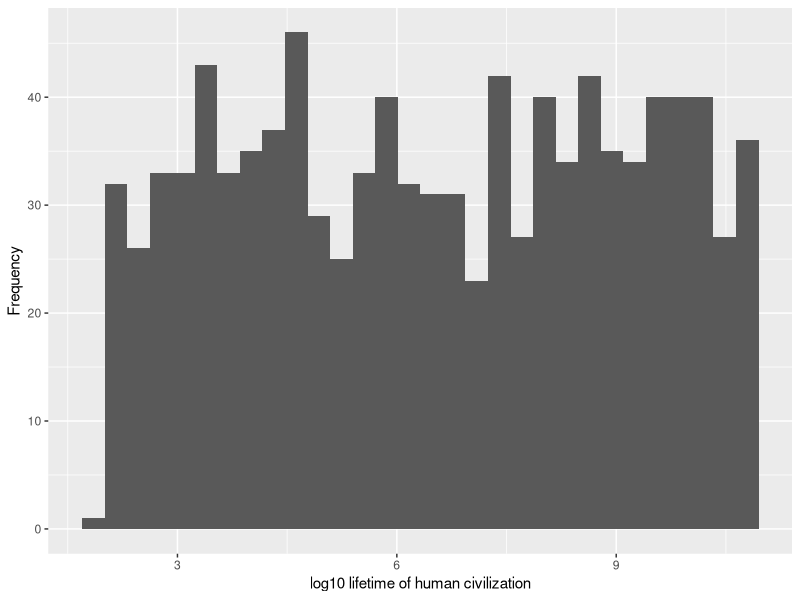
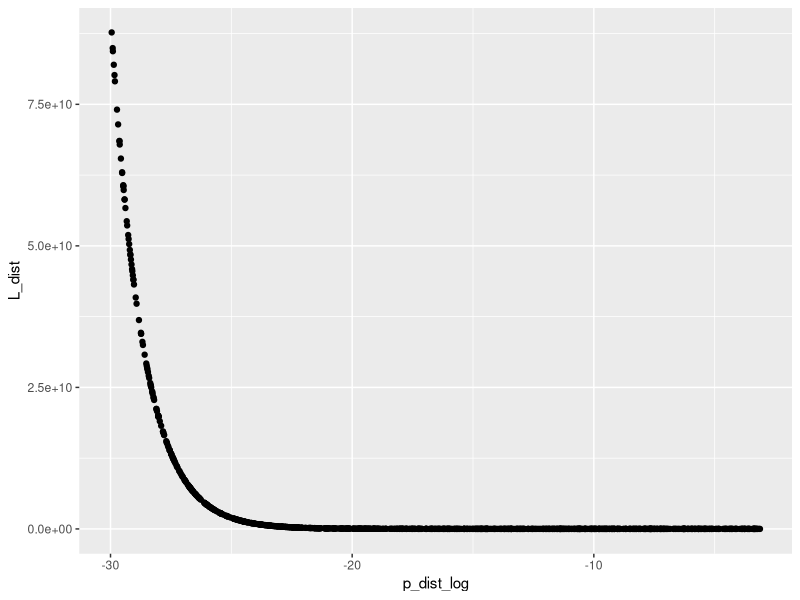
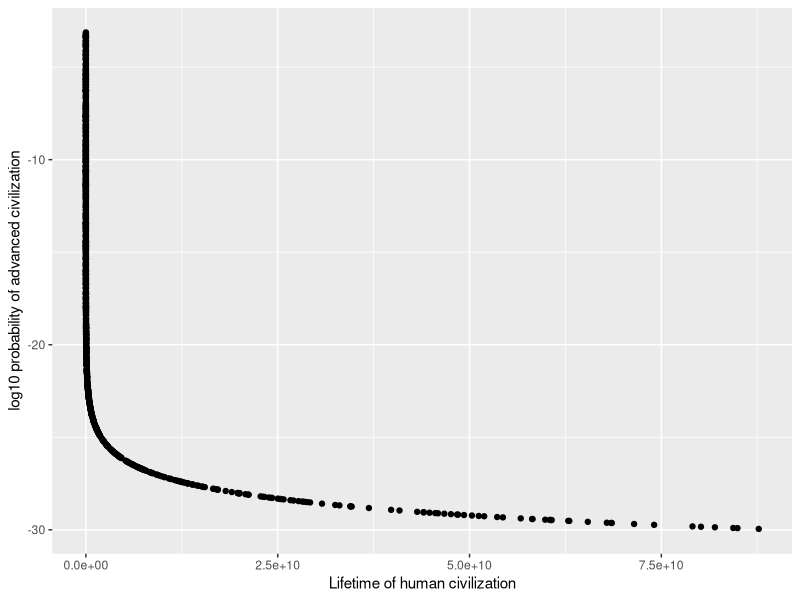
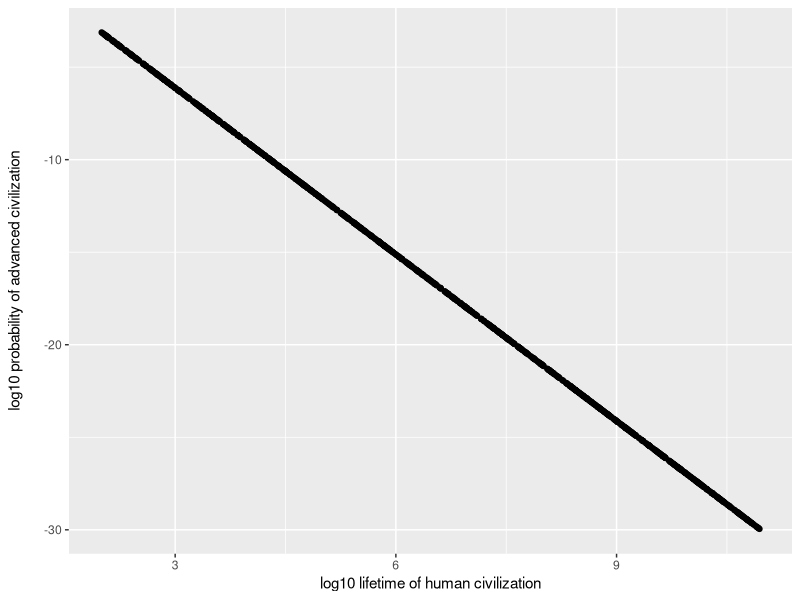

Reproduce these figures in R, in order.
#################################################
# Code to calculate the minimum value 
# of the lifetime of an advanced civilization
# so that it can detect the presence of another
# advanced radio transmitting civilization
##################################################

###########################
# load libraries
###########################
library(ggplot2)


###########################
# basic calculations
###########################
c = (240 * pi)^(1/3)


(240 * pi)^(1/3)


p = 1e-12

L = c/ ( p^(1/3)  )

L

#####################
# general equation
#####################

d = 1/320

p = 1e-12

L = ( (3 * pi ) / ( 4 * p * d ) )^(1/3)

L


d = 1/320

p = 1e-15

L = ( (3 * pi ) / ( 4 * p * d ) )^(1/3)

L


############################
# sample p, d and plot L
############################

# sample from uniform distribution for log10(p)
N_samples = 1000 # number of samples
p_log_MIN = log10(1e-30) # minimum value of p on log scale
p_log_MAX = log10(1e-3)  # maximum value of p on log scale
p_dist_log = runif(n = N_samples, min = p_log_MIN, max = p_log_MAX)
p_dist = 10^p_dist_log

d = 1/320 # stellar density in our neighbourhood

# cosmic loneliness equation
L_dist = ( (3 * pi ) / ( 4 * p_dist * d ) )^(1/3)

L_dist

# plot L log
ggplot2::qplot( log10( L_dist), 
                xlab = 'log10 lifetime of human civilization',
                ylab = 'Frequency'
                )

summary( (L_dist)  )

ggplot2::qplot(x = p_dist_log, y = L_dist)

ggplot2::qplot(y = p_dist_log, x = L_dist, 
               xlab = 'Lifetime of human civilization',
               ylab = 'log10 probability of advanced civilization')

# ggplot2::qplot(y = log10(p_dist_log + 0.1), x = log10(L_dist + 0.1) )
ggplot2::qplot(y = p_dist_log, x = log10(L_dist), 
               xlab = 'log10 lifetime of human civilization',
               ylab = 'log10 probability of advanced civilization
               ')

